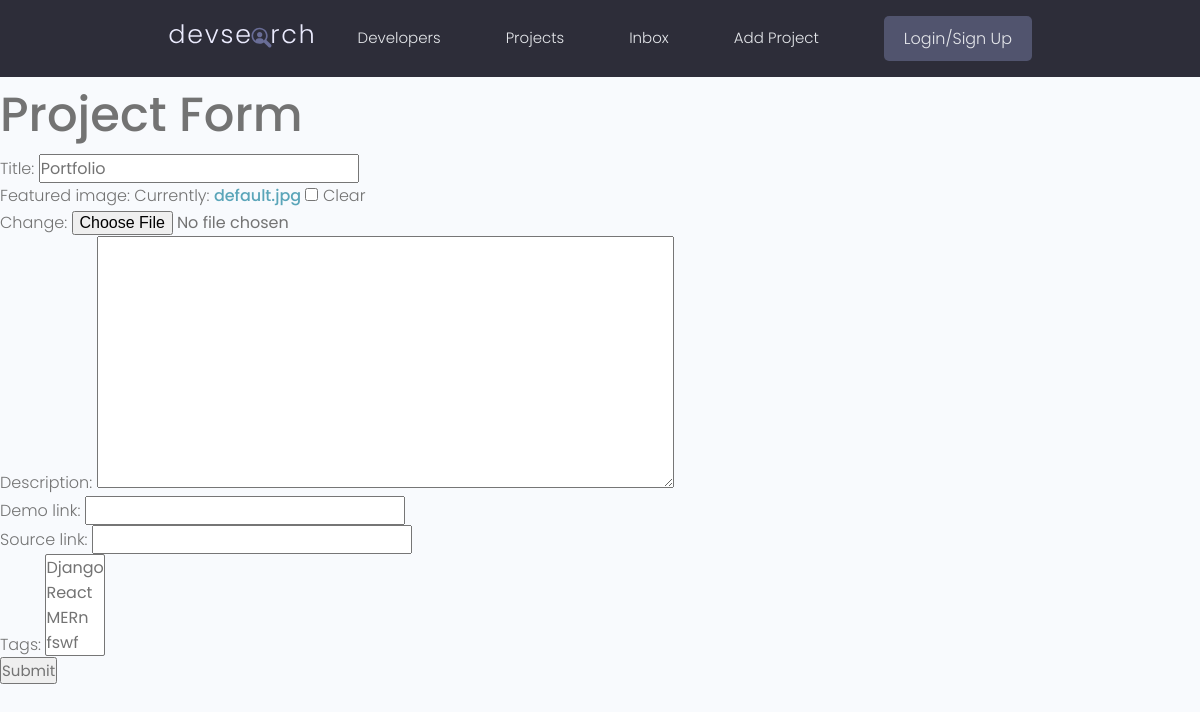
The page /update-project/b800fb3d-9b93-49cf-8c43-07308e27db63 on the database as committed earlier.
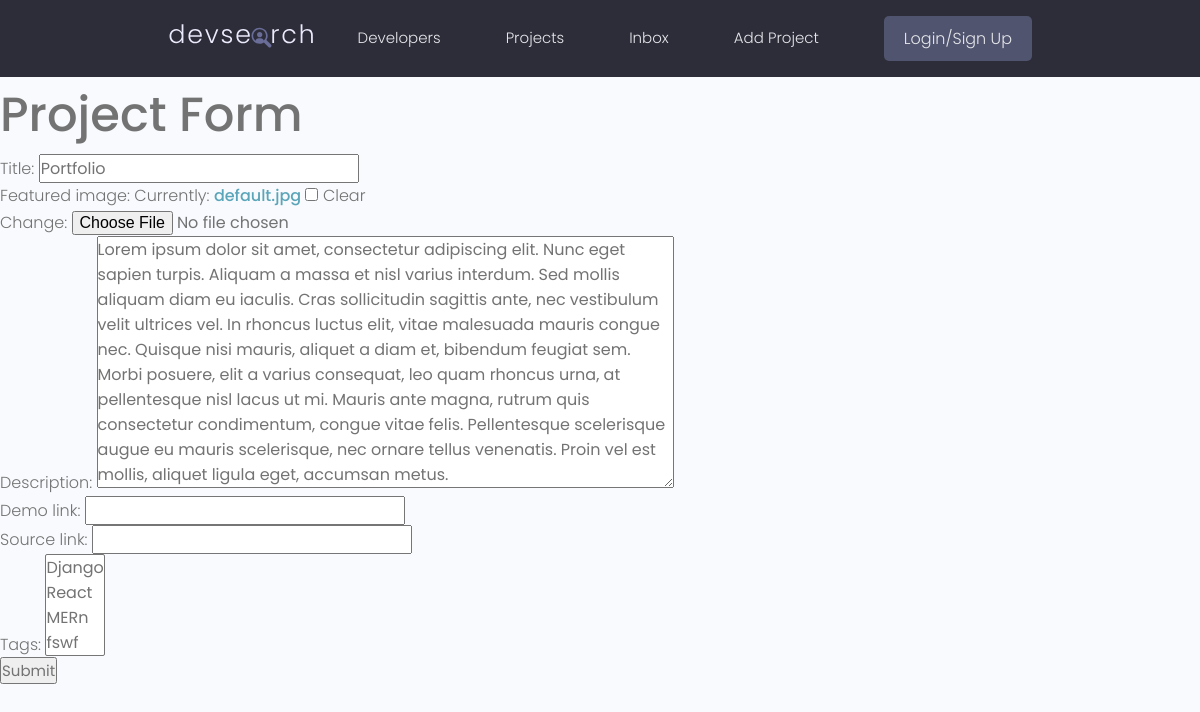
The same page on the database as committed later.
### projects/models.py (models this page shows, shortened)
class Project(models.Model):
    title= models.CharField(max_length=200)
    description= models.TextField(null=True,blank=True)
    featured_image= models.ImageField(null=True,blank=True,default="default.jpg")
    demo_link= models.CharField(max_length=2000,null=True,blank=True)
    source_link= models.CharField(max_length=2000,null=True,blank=True)
    tags= models.ManyToManyField("Tag", blank=True) # using Tag as string since it is referenced afterwards so python will be able to find it
    vote_total= models.IntegerField(default=0,null=True,blank=True)
    vote_ratio= models.IntegerField(default=0,null=True,blank=True)
    created= models.DateTimeField(auto_now_add=True) # auto_now_add adds timestamp automatically as model instance is created
    id= models.UUIDField(default=uuid.uuid4,unique=True,primary_key=True,editable=False) # UUID 16 character unique ids

### projects/views.py (the view, shortened to what this page needs)
# urls.py: path("update-project/<str:pk>",views.updateproject,name="update-project"),
def updateproject(request,pk): # pk is primary key which will be referencing the id of a project
    project=Project.objects.get(id=pk) # using .get() to fetch project based on id
    form = ProjectForm(instance=project) # instance is the project we want to update
    context={"form":form}
    return render(request,"projects/project_form.html",context)

### projects/forms.py
class ProjectForm(ModelForm): # this will be form for Project model
    class Meta:
        model = Project
        fields=["title","featured_image","description","demo_link","source_link","tags"]
        a=0

### projects/models.py (called while the page is built)
    def __str__(self):
        return self.name

### projects/templates/projects/project_form.html (shortened to what this page needs)
{% extends "main.html" %}
{%block content%}
<h1>Project Form</h1>
<form action="" method="POST" enctype="multipart/form-data">
    {{form.as_p}}
    <input type="submit">
</form>
{%endblock%}

Rows that differ between the two databases and show on the page:
changed Project "Portfolio": description (not shown) → "Lorem ipsum dolor sit amet, consectetur adipiscing elit. Nunc eget sapien turpis. Aliquam a massa et nisl varius interdum. Sed mollis aliquam diam eu iaculis. Cras sollicitudin sagittis ante, nec vestibulum velit ultrices vel. In rhoncus luctus elit, vitae malesuada mauris congue nec. Quisque nisi mauris, aliquet a diam et, bibendum feugiat sem. Morbi posuere, elit a varius consequat, leo quam rhoncus urna, at pellentesque nisl lacus ut mi. Mauris ante magna, rutrum quis consectetur condimentum, congue vitae felis. Pellentesque scelerisque augue eu mauris scelerisque, nec ornare tellus venenatis. Proin vel est mollis, aliquet ligula eget, accumsan metus."
